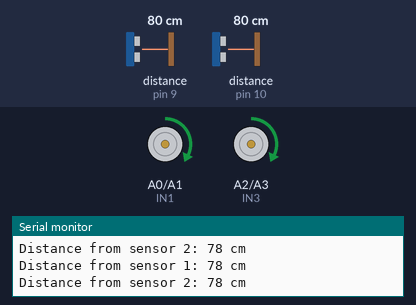
The sketch below on a simulated Arduino Uno, built with avr-gcc and run on an emulated ATmega328P. Shown: motor-driver pin pairs drawn as motors (green arrow = first pin HIGH = forward, orange = second pin HIGH = backward, longer = more drive, scaled by the enable pin), the last lines printed to the serial monitor. Wiring (inferred from the names in the program): 2 × ultrasonic range finder: trigger pin 6, echo pin 9 / trigger pin 11, echo pin 10. The inputs (shaded band) are chosen by the test bench; at power-on: distance to the obstacle (sensors on pin 9, pin 10) 80 cm. The echo pulse lasts 58.3 µs per cm.

Above: at 1.2 s.
1.3 s: distance to the obstacle (sensor on pin 9) set to 18 cm
At 1.5 s:
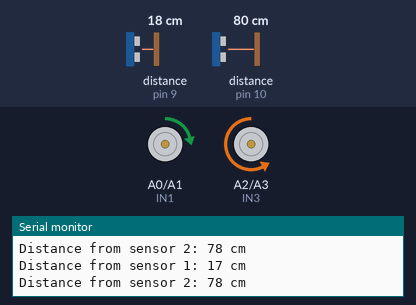
At 1.93 s:
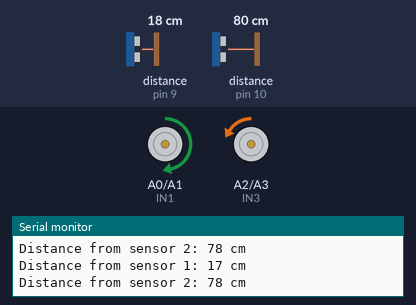
4.3 s: distance to the obstacle (sensor on pin 10) set to 9 cm
At 4.5 s:
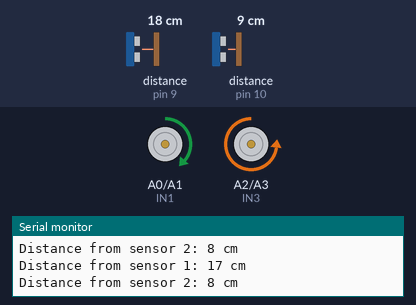
7.3 s: distance to the obstacle (sensor on pin 9) set to 250 cm
10.3 s: distance to the obstacle (sensor on pin 10) set to 250 cm
12.0 s: distance to the obstacle (sensor on pin 9) set to 299 cm
At 12.18 s:
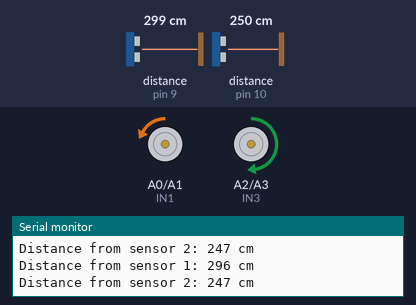
15.0 s: distance to the obstacle (sensor on pin 10) set to 120 cm
Timing chart, 0 to 47.1 s (numbered marks = the images above; inputs shaded):
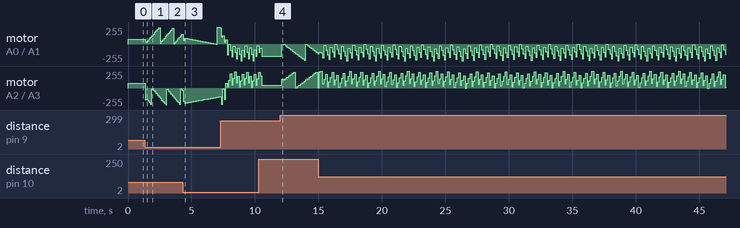

The sketch:

code.ino
```cpp
#define ENA 3   // Broche de contrôle de vitesse du moteur gauche
#define IN1 A0   // Broche de commande directionnelle 1 du moteur gauche
#define IN2 A1   // Broche de commande directionnelle 2 du moteur gauche
#define ENB 5  // Broche de contrôle de vitesse du moteur droit
#define IN3 A2  // Broche de commande directionnelle 1 du moteur droit
#define IN4 A3
// Define the pins for ultrasonic sensors
const int trigPin1 = 6;
const int echoPin1 = 9;
const int trigPin2 = 11;
const int echoPin2 = 10;

// Define variables to store distance values
long duration1, leftDistance;
long duration2, rightDistance;


// Variables pour le contrôle PID

double Kp = 0.8; // Terme proportionnel
double Kd = 0.5; // Terme dérivé
double Ki = 0.4; // Terme
double lastError = 0;
double integral = 0;

void setup() {
  // Initialize serial communication
  Serial.begin(9600);
  pinMode(ENA, OUTPUT);
  pinMode(IN1, OUTPUT);
  pinMode(IN2, OUTPUT);
  pinMode(ENB, OUTPUT);
  pinMode(IN3, OUTPUT);
  pinMode(IN4, OUTPUT);

  // Define pin modes
  pinMode(trigPin1, OUTPUT);
  pinMode(echoPin1, INPUT);
  pinMode(trigPin2, OUTPUT);
  pinMode(echoPin2, INPUT);
}

void loop() {
  // Measure distance from the first ultrasonic sensor
  digitalWrite(trigPin1, LOW);
  delayMicroseconds(2);
  digitalWrite(trigPin1, HIGH);
  delayMicroseconds(10);
  digitalWrite(trigPin1, LOW);
  duration1 = pulseIn(echoPin1, HIGH);
  leftDistance = duration1 * 0.034 / 2;

  // Measure distance from the second ultrasonic sensor
  digitalWrite(trigPin2, LOW);
  delayMicroseconds(2);
  digitalWrite(trigPin2, HIGH);
  delayMicroseconds(10);
  digitalWrite(trigPin2, LOW);
  duration2 = pulseIn(echoPin2, HIGH);
  rightDistance = duration2 * 0.034 / 2;

  // Print distance values to the serial monitor
  Serial.print("Distance from sensor 1: ");
  Serial.print(leftDistance);
  Serial.println(" cm");
  Serial.print("Distance from sensor 2: ");
  Serial.print(rightDistance);
  Serial.println(" cm");

 double error = leftDistance - rightDistance;
  integral += error;

  double derivative = error - lastError;
  lastError = error;

  double correction = Kp * error + Ki * integral + Kd * derivative;

  // Vitesses des moteurs
  double leftSpeed = 70 - correction;
  double rightSpeed = 70 + correction;

  // Contrôle du moteur gauche
  analogWrite(ENB, abs(leftSpeed));
  if (leftSpeed > 0) {
    digitalWrite(IN1, HIGH);
    digitalWrite(IN2, LOW);
  } else {
    digitalWrite(IN1, LOW);
    digitalWrite(IN2, HIGH);
  }


  // Contrôle du moteur droit
  analogWrite(ENA, abs(rightSpeed));
  if (rightSpeed > 0) {
    digitalWrite(IN3, HIGH);
    digitalWrite(IN4, LOW);
  } else {
    digitalWrite(IN3, LOW);
    digitalWrite(IN4, HIGH);
  }

  // Delay before next measurement
  delay(100);
}
```
